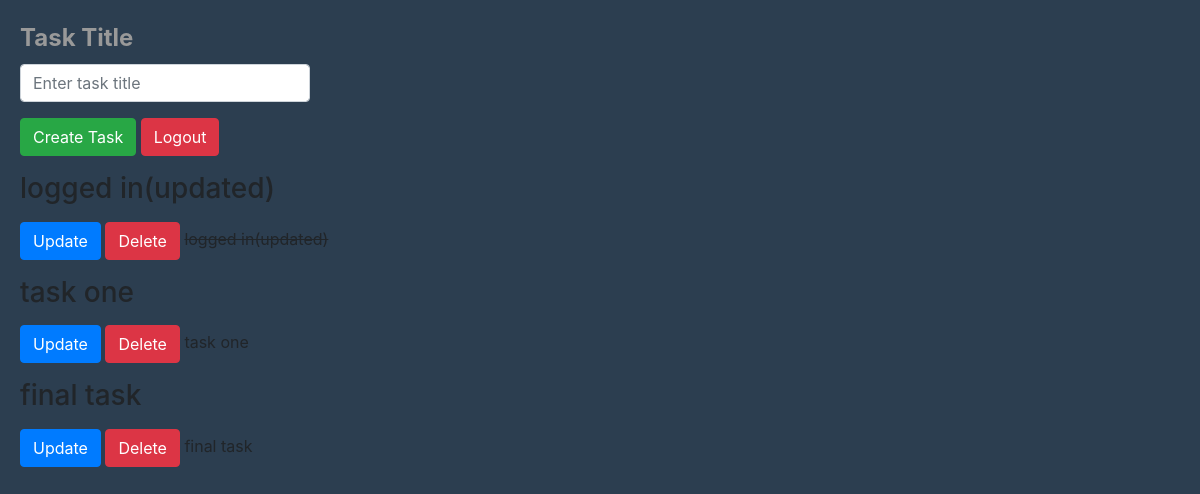
/index (signed in), run on an earlier commit of the app's database.
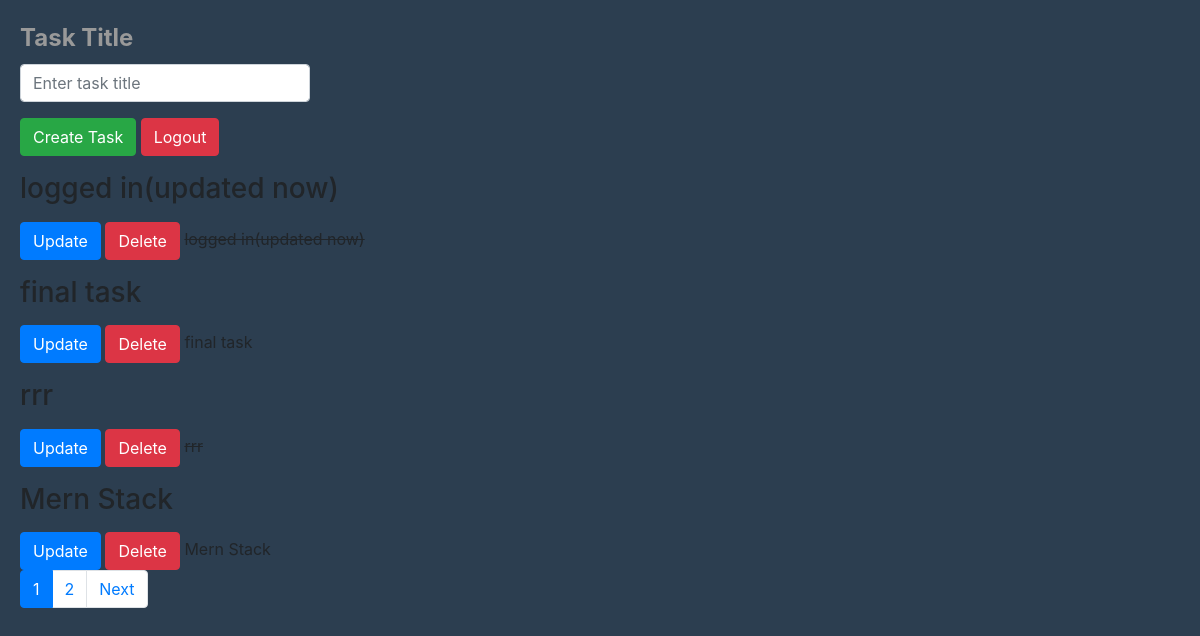
And on a later commit of the database.
### todoapp/models.py (models this page shows)
class Task(models.Model):
    title=models.CharField(max_length=100)
    completed = models.BooleanField(default=False)
    created = models.DateTimeField(auto_now_add=True)
    def __str__(self):
        return self.title

### todoapp/views.py (the view, shortened to what this page needs)
# urls.py: path('index',views.index,name='index'),
@login_required(login_url='login')
def index(request):
    tasks = Task.objects.all()
    paginator = Paginator(tasks, 4)
    page_number = request.GET.get('page')
    page_obj = paginator.get_page(page_number)
    form = TaskForm()
    context = {
        "page_obj": page_obj,
        "form": form
    }
    return render(request, 'index.html', context)

### todoapp/forms.py
class TaskForm(forms.ModelForm):
    class Meta:
        model = Task
        fields = "__all__"

### todoapp/templates/index.html (shortened to what this page needs)
{% load static %}
<html>
<head>
    <link rel="stylesheet" href="https://stackpath.bootstrapcdn.com/bootstrap/4.5.2/css/bootstrap.min.css">
    <link rel="stylesheet" href="{% static 'css/index.css' %}">
</head>
<body>
    <form method="POST" action="{% url 'index' %}" id="form">
        <div class="form-group">
            <label for="taskTitle">Task Title</label>
            <input type="text" class="form-control" id="taskTitle" name="title" placeholder="Enter task title">
        </div>
        <button type="submit" class="btn btn-success">Create Task</button>
        <a href="{% url 'logout' %}" class="btn btn-danger">Logout</a>
    </form>
    <div id="task-list">
        {% for task in page_obj %}
        <div>
            <p><h3>{{ task.title }}</h3></p>
            <a href="{% url 'update' task.id %}" class="btn btn-primary">Update</a>
            <a href="{% url 'delete' task.id %}" class="btn btn-danger">Delete</a>
            {% if task.completed %}
                <strike>{{ task }}</strike>
            {% else %}
                <span>{{ task }}</span>
            {% endif %}
        </div>
        {% endfor %}
    </div>
    {% if page_obj.has_other_pages %}
    <ul class="pagination">
        {% for num in page_obj.paginator.page_range %}
        {% if page_obj.number == num %}
        <li class="page-item active">
            <span class="page-link">{{ num }}</span>
        </li>
        {% else %}
        <li class="page-item">
            <a class="page-link" href="?page={{ num }}">{{ num }}</a>
        </li>
        {% endif %}
        {% endfor %}
        {% if page_obj.has_next %}
        <li class="page-item">
            <a class="page-link" href="?page={{ page_obj.next_page_number }}">Next</a>
        </li>
        {% endif %}
    </ul>
    {% endif %}
</body>
</html>

### todoapp/static/css/index.css (style rules this page uses)
body { padding: 20px; background-color: #2c3e50; }
.form-control { width: 25%; }
.form-group { font-size: 24px; font-weight: bold; color: #999; }

What changed in the data, as far as the page shows it:
removed Task: title "task one"
changed Task: title "logged in(updated)" → "logged in(updated now)"
added Task: title "rrr"
added Task: title "Mern Stack"
Also different on the page:
new list line: "1"
new list line: "2"
text now shown: "Next"
